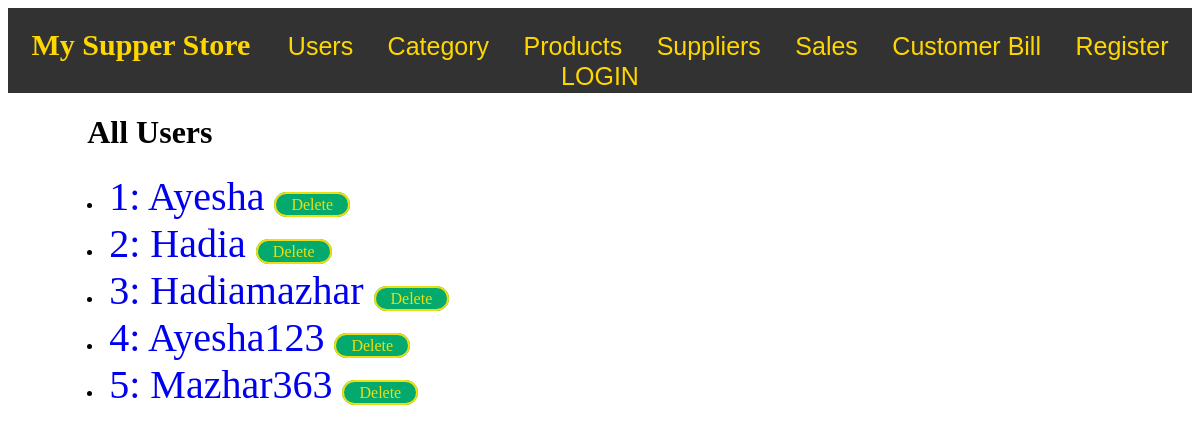
/users/, run on the app's committed database.
### members/models.py (models this page shows, shortened)
class Users(models.Model):
    username=models.CharField(max_length=255)
    password=models.CharField(max_length=20)
    is_deleted = models.BooleanField(default=False)

### members/views.py (the view)
# urls.py: path("users/",views.users,name="users"),
def users(request):
    myusers = Users.objects.filter(is_deleted=False).values()
    template=loader.get_template('users.html')
    context= {'myusers':myusers,}
    return HttpResponse(template.render(context))

### templates/users.html (shortened to what this page needs)
{% extends "master1.html" %}
{% block content %}
{%if details %}
<div style="padding-left:20px;margin-left:5%">
  <h1 >User Details </h1>
    {% for x in myusers %}
      <h1>Name: {{ x.username|title }}</h1>
    {% endfor %}
  </div>
{%else%}
<div style="padding-left:20px;margin-left:5%">
<h1 >All Users </h1>
{% for x in myusers %}
  <li> <a href="/userdetails/{{ x.id }}" style='text-decoration:none;font-size: 40px;'> {{ forloop.counter }}: {{ x.username|title }}
    <a onclick="return confirm('Are you sure you want to delete this?')" name="navlink" href={%url 'delete_user' id=x.id %}> Delete </a>
  </a></li>
{% endfor %}
{% endif %}
</div>
{% endblock %}

### static/main.css (style rules this page uses)
a[name=navlink] { width: 100%; background-color: #04AA6D; color: rgb(236, 222, 15); padding: 2px 15px 2px 15px; border-color:#9b6d31; border-radius: 4px; cursor: pointer; text-decoration: none; border: 2px solid; border-radius: 15px; }

### data on the page
Users: username "Ayesha"
Users: username "Hadia"
Users: username "Hadiamazhar"
Users: username "Ayesha123"
Users: username "Mazhar363"
